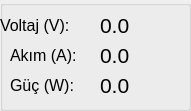
   <widget class="QGroupBox" name="groupBox_3">
    <property name="geometry">
     <rect>
      <x>20</x>
      <y>20</y>
      <width>191</width>
      <height>111</height>
     </rect>
    </property>
    <property name="title">
     <string/>
    </property>
    <widget class="QLabel" name="PowerLabel">
     <property name="geometry">
      <rect>
       <x>100</x>
       <y>70</y>
       <width>91</width>
       <height>31</height>
      </rect>
     </property>
     <property name="font">
      <font>
       <pointsize>10</pointsize>
      </font>
     </property>
     <property name="text">
      <string>&lt;html&gt;&lt;head/&gt;&lt;body&gt;&lt;p&gt;&lt;span style=&quot; font-size:16pt;&quot;&gt;0.0&lt;/span&gt;&lt;/p&gt;&lt;/body&gt;&lt;/html&gt;</string>
     </property>
    </widget>
    <widget class="QLabel" name="label_22">
     <property name="geometry">
      <rect>
       <x>10</x>
       <y>40</y>
       <width>91</width>
       <height>31</height>
      </rect>
     </property>
     <property name="font">
      <font>
       <pointsize>10</pointsize>
      </font>
     </property>
     <property name="text">
      <string>&lt;html&gt;&lt;head/&gt;&lt;body&gt;&lt;p&gt;&lt;span style=&quot; font-size:12pt; color:#000000;&quot;&gt;Akım (A):&lt;/span&gt;&lt;/p&gt;&lt;/body&gt;&lt;/html&gt;</string>
     </property>
    </widget>
    <widget class="QLabel" name="label_24">
     <property name="geometry">
      <rect>
       <x>10</x>
       <y>70</y>
       <width>81</width>
       <height>31</height>
      </rect>
     </property>
     <property name="font">
      <font>
       <pointsize>10</pointsize>
      </font>
     </property>
     <property name="text">
      <string>&lt;html&gt;&lt;head/&gt;&lt;body&gt;&lt;p&gt;&lt;span style=&quot; font-size:12pt; color:#000000;&quot;&gt;Güç (W):&lt;/span&gt;&lt;/p&gt;&lt;/body&gt;&lt;/html&gt;</string>
     </property>
    </widget>
    <widget class="QLabel" name="label_18">
     <property name="geometry">
      <rect>
       <x>0</x>
       <y>10</y>
       <width>91</width>
       <height>31</height>
      </rect>
     </property>
     <property name="font">
      <font>
       <pointsize>10</pointsize>
      </font>
     </property>
     <property name="text">
      <string>&lt;html&gt;&lt;head/&gt;&lt;body&gt;&lt;p&gt;&lt;span style=&quot; font-size:12pt; color:#000000;&quot;&gt;Voltaj (V):&lt;/span&gt;&lt;/p&gt;&lt;/body&gt;&lt;/html&gt;</string>
     </property>
    </widget>
    <widget class="QLabel" name="CurrentLabel">
     <property name="geometry">
      <rect>
       <x>100</x>
       <y>40</y>
       <width>91</width>
       <height>31</height>
      </rect>
     </property>
     <property name="font">
      <font>
       <pointsize>10</pointsize>
      </font>
     </property>
     <property name="text">
      <string>&lt;html&gt;&lt;head/&gt;&lt;body&gt;&lt;p&gt;&lt;span style=&quot; font-size:16pt;&quot;&gt;0.0&lt;/span&gt;&lt;/p&gt;&lt;/body&gt;&lt;/html&gt;</string>
     </property>
    </widget>
    <widget class="QLabel" name="VoltageLabel">
     <property name="geometry">
      <rect>
       <x>100</x>
       <y>10</y>
       <width>91</width>
       <height>31</height>
      </rect>
     </property>
     <property name="font">
      <font>
       <pointsize>10</pointsize>
      </font>
     </property>
     <property name="text">
      <string>&lt;html&gt;&lt;head/&gt;&lt;body&gt;&lt;p&gt;&lt;span style=&quot; font-size:16pt;&quot;&gt;0.0&lt;/span&gt;&lt;/p&gt;&lt;/body&gt;&lt;/html&gt;</string>
     </property>
    </widget>
   </widget>
